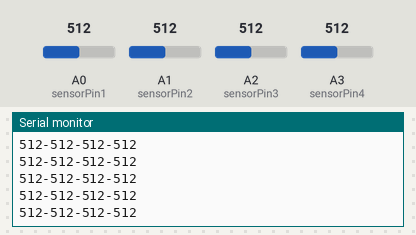
Simulated run of this sketch. Board: Arduino Uno, built with avr-gcc and run on an emulated ATmega328P. Parts: the last lines printed to the serial monitor. The test bench sets the inputs (shaded band); at power-on: A0 (sensorPin1) = 512, A1 (sensorPin2) = 512, A2 (sensorPin3) = 512, A3 (sensorPin4) = 512.

Above: at 1.2 s.
1.3 s: A0 (sensorPin1) set to 716
At 1.56 s:
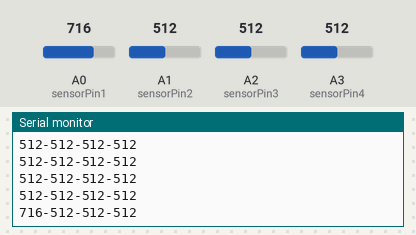
2.8 s: A1 (sensorPin2) set to 716
At 2.97 s:
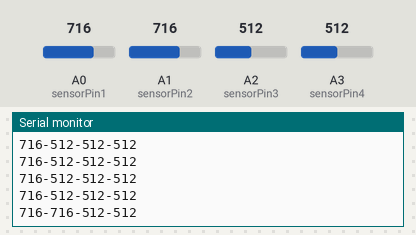
4.3 s: A2 (sensorPin3) set to 716
At 4.38 s:
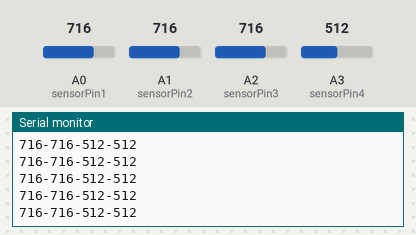
5.8 s: A3 (sensorPin4) set to 716
At 5.99 s:
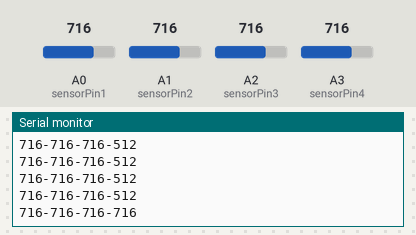
7.3 s: A0 (sensorPin1) set to 992
At 7.4 s:
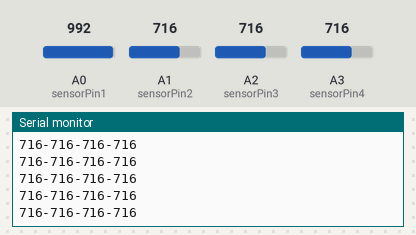
8.8 s: A1 (sensorPin2) set to 992
At 8.81 s:
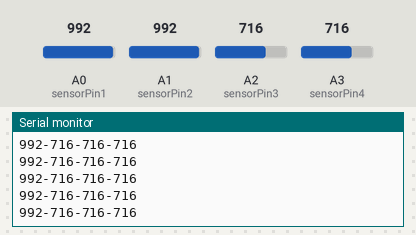
Timing chart, 0 to 11.3 s (numbered marks = the images above; inputs shaded):
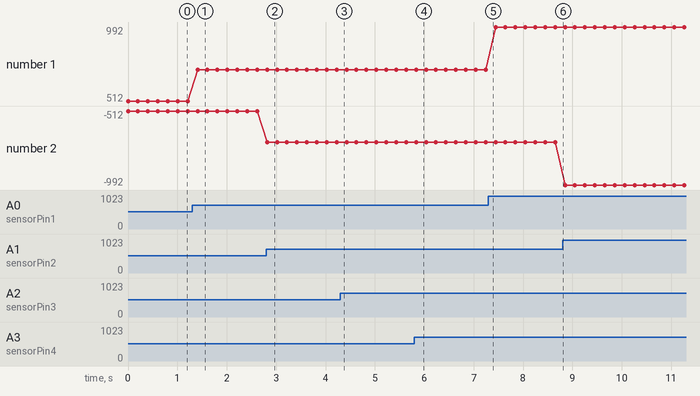

The sketch:

group4.ino
```cpp
// (licence header left out)
//connected pins
const int ledPin = 13;
const int sensorPin1 = 0;
const int sensorPin2 = 1;
const int sensorPin3 = 2;
const int sensorPin4 = 3;
//variables
int sensorValue1 = 0;
int sensorValue2 = 0;
int sensorValue3 = 0;
int sensorValue4 = 0;

//the setup routine runs once
void setup()
{
  Serial.begin(115200); //begin serial communication at 115200 baud rate
}

// the loop routine runs over and over
void loop()
{
  sensorValue1 = analogRead(sensorPin1); //store the sensor value
  // Serial.print("sensor value1: ");
  Serial.print(sensorValue1);
  Serial.print("-");
  sensorValue2 = analogRead(sensorPin2); //store the sensor value
  // Serial.print("sensor value2: ");
  Serial.print(sensorValue2);
  Serial.print("-");
  sensorValue3 = analogRead(sensorPin3); //store the sensor value
  // Serial.print("sensor value3: ");
  Serial.print(sensorValue3);
  Serial.print("-");
  sensorValue4 = analogRead(sensorPin4); //store the sensor value
  //Serial.print("sensor value4: ");
  Serial.println(sensorValue4);
  //  Serial.println("-");
  //wait 200 milliseconds seconds
  delay(200);
}
```

Measured:
- after the input at 1.3 s, the serial monitor: prints a new line after 0.11 s (image 1)
- after the input at 2.8 s, the serial monitor: prints a new line at once (image 2)
- after the input at 5.8 s, the serial monitor: prints a new line at once (image 4)
- plotted number 1: 512 → 716 after the input at 1.3 s, 716 → 992 after the input at 7.3 s
- plotted number 2: -512 → -716 after the input at 2.8 s, -716 → -992 after the input at 8.8 s
